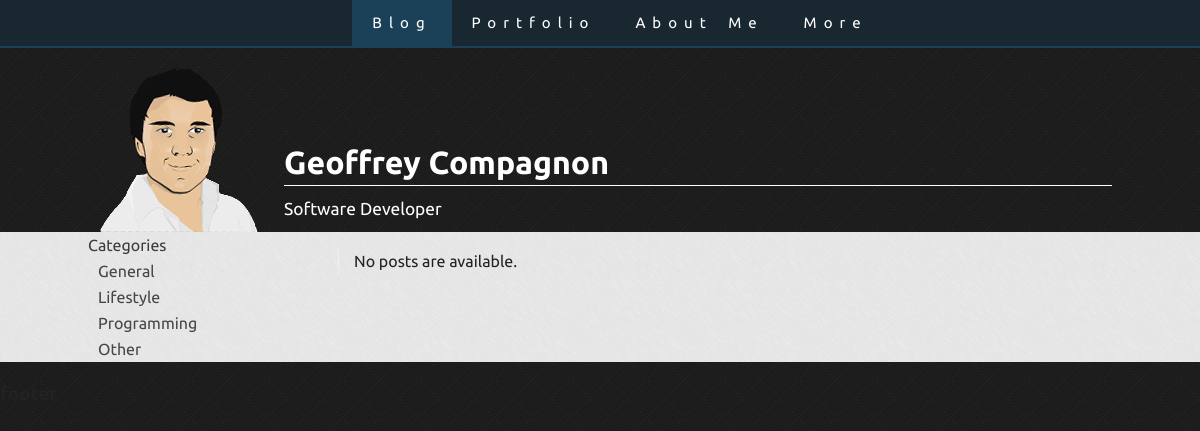
The page /blog/ on the database as committed earlier.
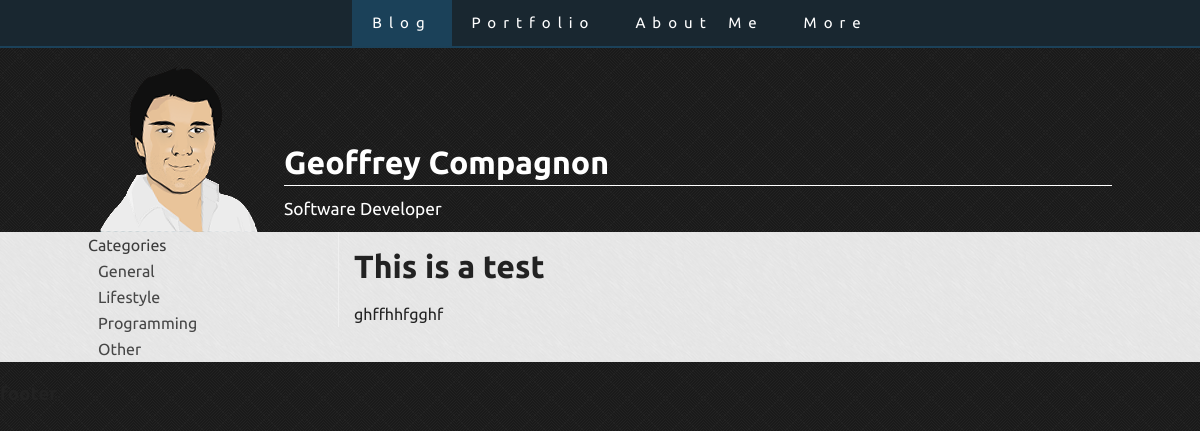
The same page on the database as committed later.
### cmsk/blog/models.py (models this page shows, shortened)
class Post(models.Model):
    title = models.TextField()
    slug = models.CharField(max_length=100)
    content = models.TextField()
    user = models.ForeignKey(User)
    keywords = models.TextField(blank=True, null=True)
    date_create = models.DateField(auto_now=True)
    categories = models.ManyToManyField(Category)

### cmsk/blog/views.py (the view)
def index(request):
    post_list = Post.objects.order_by('-id')[:5]
    context = {
        'post_list': post_list,
    }
    return render(request, 'blog/index.html', context)

### cmsk/blog/templates/blog/index.html (shortened to what this page needs)
{% extends "base.html" %}
{% block maincontent %}
    {% if post_list %}
        <div class="articles">
        {% for post in post_list %}
            <article>
                <header>
                    <h1>{{ post.title }}</h1>
                </header>
                <section>
                    {{ post.content }}
                </section>
            </article>
        {% endfor %}
        </div>
    {% else %}
        <p>No posts are available.</p>
    {% endif %}
{% endblock %}

Rows that differ between the two databases and show on the page:
added Post: title "This is a test", content "ghffhhfgghf"
Other text that changed with them:
text no longer shown: "No posts are available."
